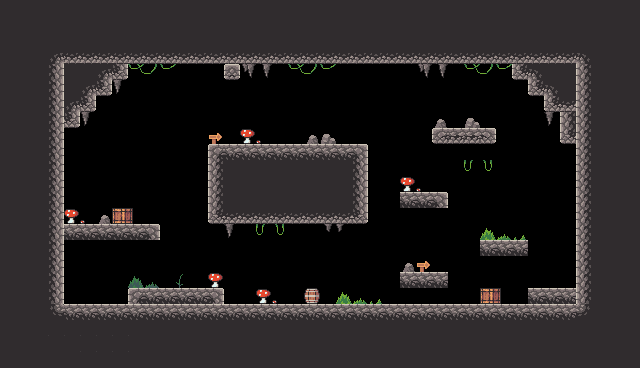

A 2D game scene composited from a Tiled map and its tileset images. What follows is a short description and the map's XML, with every tile layer's data as written:
An orthogonal 40x23 tile map with 16x16 px tiles, 1 tile layer (Background), 3 tilesets and 47 objects (21x Fruit, Checkpoint, Player, Saw, Chicken, ...).

<map version="1.10" tiledversion="1.11.2" orientation="orthogonal" renderorder="right-down" width="40" height="23" tilewidth="16" tileheight="16" infinite="0" nextlayerid="5" nextobjectid="146">
 <tileset firstgid="1" source="Tileset_Cave.tsx" />
 <tileset firstgid="9" source="background.tsx" />
 <tileset firstgid="489" source="tileset-cave.tsx" />
 <layer id="2" name="Background" width="40" height="23">
  <data encoding="csv">
574,574,574,574,574,574,574,574,574,574,574,574,574,574,574,574,574,574,574,574,574,574,574,574,574,574,574,574,574,574,574,574,574,574,574,574,574,574,574,574,
574,574,574,574,574,574,574,574,574,574,574,574,574,574,574,574,574,574,574,574,574,574,574,574,574,574,574,574,574,574,574,574,574,574,574,574,574,574,574,574,
574,574,574,574,574,574,574,574,574,574,574,574,574,574,574,574,574,574,574,574,574,574,574,574,574,574,574,574,574,574,574,574,574,574,574,574,574,574,574,574,
574,574,574,492,532,532,532,532,532,532,532,532,532,532,532,532,532,532,532,532,532,532,532,532,532,532,532,532,532,532,532,532,532,532,532,532,493,574,574,574,
574,574,574,512,511,511,492,533,652,653,654,0,0,0,494,496,497,0,652,653,654,0,0,0,0,0,496,497,0,652,653,654,531,493,511,511,510,574,574,574,
574,574,574,512,511,492,533,498,0,0,0,0,0,0,0,0,0,0,0,0,0,0,0,0,0,0,0,0,0,0,0,0,0,531,493,511,510,574,574,574,
574,574,574,512,492,533,0,0,0,0,0,0,0,0,0,0,0,0,0,0,0,0,0,0,0,0,0,0,0,0,0,0,0,0,531,532,510,574,574,574,
574,574,574,512,533,498,0,0,0,0,0,0,0,0,0,0,0,0,0,0,0,0,0,0,0,0,0,560,0,561,0,0,0,0,498,510,510,574,574,574,
574,574,574,512,0,0,0,0,0,0,0,0,0,911,0,563,564,0,0,560,561,0,0,0,0,0,0,534,535,535,536,0,0,0,0,531,510,574,574,574,
574,574,574,512,0,0,0,0,0,0,0,0,0,489,490,490,490,490,490,490,490,490,491,0,0,0,0,0,0,0,0,0,0,0,0,0,510,574,574,574,
574,574,574,512,0,0,0,0,0,0,0,0,0,510,511,511,511,511,511,511,511,511,512,0,0,0,0,0,0,631,632,0,0,0,0,0,510,574,574,574,
574,574,574,512,0,0,0,0,0,0,0,0,0,510,511,511,511,511,511,511,511,511,512,0,0,563,564,0,0,0,0,0,0,0,0,0,510,574,574,574,
574,574,574,512,0,0,0,0,0,0,0,0,0,510,511,511,511,511,511,511,511,511,512,0,0,490,490,491,0,0,0,0,0,0,0,0,510,574,574,574,
574,574,574,512,563,564,560,931,932,0,0,0,0,531,532,532,532,532,532,532,532,532,533,0,0,0,0,0,0,0,0,0,0,0,0,0,510,574,574,574,
574,574,574,512,490,490,490,490,490,491,0,0,0,0,498,0,631,632,0,0,518,519,0,0,0,0,0,0,0,0,625,626,627,0,0,0,510,574,574,574,
574,574,574,512,0,0,0,0,0,0,0,0,0,0,0,0,0,0,0,0,0,0,0,0,0,0,0,0,0,0,490,490,490,0,0,0,510,574,574,574,
574,574,574,512,0,0,0,0,0,0,0,0,0,0,0,0,0,0,0,0,0,0,0,0,0,560,911,0,0,0,0,0,0,0,0,0,510,574,574,574,
574,574,574,512,0,0,0,0,499,500,0,523,0,563,0,0,0,0,0,0,0,0,0,0,0,490,490,490,0,0,0,0,0,0,0,0,510,574,574,574,
574,574,574,512,0,0,0,0,489,490,490,490,490,491,0,0,563,564,0,930,0,625,626,627,0,0,0,0,0,0,931,932,0,490,490,490,510,574,574,574,
574,574,574,513,490,490,490,490,490,490,490,490,490,490,490,490,490,490,490,490,490,490,490,490,490,490,490,490,490,490,490,490,490,490,490,490,514,574,574,574,
574,574,574,402,402,402,402,402,402,574,574,574,574,574,574,574,574,574,574,574,574,574,574,574,574,574,574,574,574,574,574,574,574,574,574,574,574,574,574,574,
574,574,574,574,574,402,402,402,402,574,574,574,574,574,574,574,574,574,574,574,574,574,574,574,574,574,574,574,574,574,574,574,574,574,574,574,574,574,574,574,
574,574,574,574,574,574,574,574,574,574,574,574,574,574,574,574,574,574,574,574,574,574,574,574,574,574,574,574,574,574,574,574,574,574,574,574,574,574,574,574
</data>
 </layer>
 <objectgroup id="3" name="Collisions">
  <object id="77" x="48" y="48" width="544" height="16" />
  <object id="78" x="576" y="48" width="16" height="272" />
  <object id="79" x="48" y="304" width="544" height="16" />
  <object id="82" x="48" y="48" width="15.6666" height="272" />
  <object id="110" x="208.667" y="144" width="158.667" height="79.3333" />
  <object id="111" x="222" y="62" width="19.3333" height="17.3333" />
  <object id="113" x="64" y="64" width="64" height="15.3333" />
  <object id="114" x="64" y="79.3333" width="48" height="16" />
  <object id="115" x="64" y="95.3333" width="32" height="16" />
  <object id="116" x="64" y="111.333" width="16" height="16.667" />
  <object id="117" x="64" y="224" width="96" height="16" />
  <object id="118" x="128" y="288" width="96" height="16" />
  <object id="120" x="528" y="288" width="47.9997" height="16.0003" />
  <object id="121" x="480" y="240" width="48" height="16" />
  <object id="122" x="400" y="272" width="48" height="16" />
  <object id="123" x="400" y="192" width="48.0003" height="16" />
  <object id="124" x="432" y="128" width="64.0003" height="16" />
  <object id="125" x="512" y="64" width="63.9997" height="16" />
  <object id="126" x="528" y="80" width="48" height="16" />
  <object id="127" x="544" y="96" width="31.9997" height="16" />
  <object id="128" x="560" y="112" width="15.9997" height="32" />
 </objectgroup>
 <objectgroup id="4" name="Spawnpoints">
  <object id="101" name="Checkpoint" type="Checkpoint" x="544" y="224" width="32" height="64">
   <properties>
    <property name="next_level" value="Level-04.tmx" />
    <property name="type" value="Checkpoint" />
   </properties>
  </object>
  <object id="102" name="Player" type="Player" x="80" y="256" width="32" height="32" />
  <object id="103" name="Apple" type="Fruit" x="128" y="96" width="32" height="32" />
  <object id="129" name="Apple" type="Fruit" x="160" y="96" width="32" height="32" />
  <object id="130" name="Apple" type="Fruit" x="144" y="80" width="32" height="32" />
  <object id="104" name="Saw" type="Saw" x="320" y="112" width="32" height="32">
   <properties>
    <property name="isVertical" type="bool" value="false" />
    <property name="offNeg" type="float" value="6" />
    <property name="offPos" type="float" value="1" />
   </properties>
  </object>
  <object id="105" name="Chicken" type="Chicken" x="304" y="272" width="32" height="32">
   <properties>
    <property name="offNeg" type="float" value="5" />
    <property name="offPos" type="float" value="4" />
   </properties>
  </object>
  <object id="106" name="Orange" type="Fruit" x="64" y="192" width="32" height="32" />
  <object id="131" name="Orange" type="Fruit" x="80" y="160" width="32" height="32" />
  <object id="132" name="Orange" type="Fruit" x="96" y="192" width="32" height="32" />
  <object id="107" name="Bananas" type="Fruit" x="224" y="112" width="32" height="32" />
  <object id="133" name="Bananas" type="Fruit" x="240" y="112" width="32" height="32" />
  <object id="134" name="Bananas" type="Fruit" x="256" y="112" width="32" height="32" />
  <object id="135" name="Bananas" type="Fruit" x="272" y="112" width="32" height="32" />
  <object id="136" name="Bananas" type="Fruit" x="288" y="112" width="32" height="32" />
  <object id="108" name="Kiwi" type="Fruit" x="400" y="240" width="32" height="32" />
  <object id="137" name="Kiwi" type="Fruit" x="416" y="240" width="32" height="32" />
  <object id="144" name="Kiwi" type="Fruit" x="400" y="160" width="32" height="32" />
  <object id="145" name="Kiwi" type="Fruit" x="416" y="160" width="32" height="32" />
  <object id="138" name="Kiwi" type="Fruit" x="416" y="224" width="32" height="32" />
  <object id="139" name="Strawberry" type="Fruit" x="432" y="96" width="32" height="32" />
  <object id="140" name="Strawberry" type="Fruit" x="464" y="96" width="32" height="32" />
  <object id="142" name="Strawberry" type="Fruit" x="464" y="208" width="32" height="32" />
  <object id="143" name="Strawberry" type="Fruit" x="496" y="208" width="32" height="32" />
  <object id="141" name="Strawberry" type="Fruit" x="448" y="80" width="32" height="32" />
  <object id="109" name="Play" type="Button" x="576" y="48" width="16" height="16" />
 </objectgroup>
</map>
